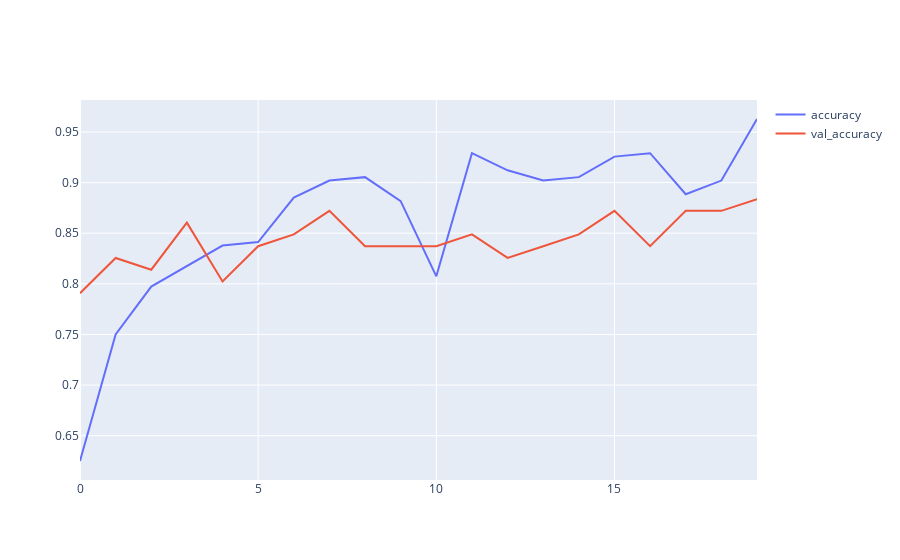
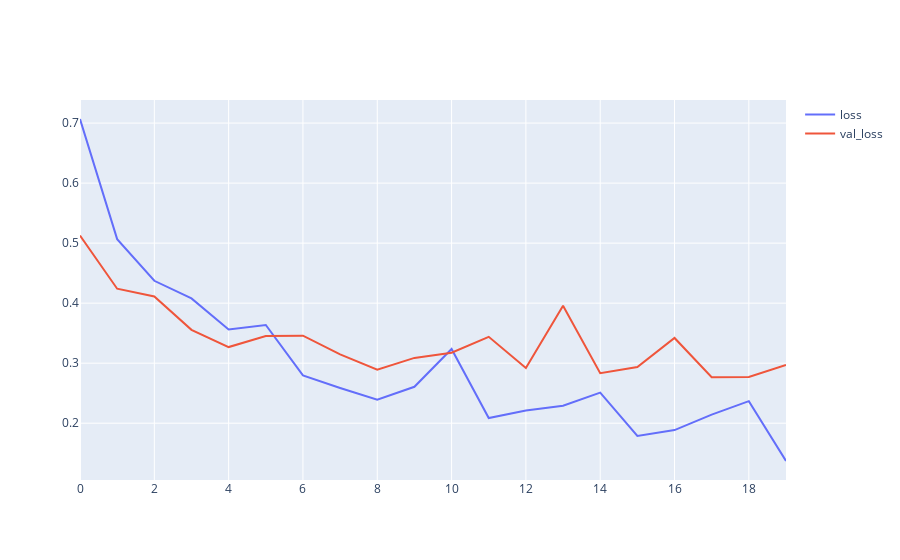

The cell these charts' notebook holds for them, in order:
### Code cell
def draw_history(history):
    fig1 = go.Figure()
    fig1.add_trace(go.Scatter(x=history.epoch, y=history.history['accuracy'], name="accuracy"))
    fig1.add_trace(go.Scatter(x=history.epoch, y=history.history['val_accuracy'], name="val_accuracy"))
    fig1.show()

    fig2 = go.Figure()
    fig2.add_trace(go.Scatter(x=history.epoch, y=history.history['loss'], name="loss"))
    fig2.add_trace(go.Scatter(x=history.epoch, y=history.history['val_loss'], name="val_loss"))
    fig2.show()


draw_history(history)

### Figure 1 — Plotly figure (JSON) as saved in the notebook; plotly's stock layout.template omitted (floating-point values rounded to 4 significant figures)
{"data": [{"name": "accuracy", "x": [0, 1, 2, 3, 4, 5, 6, 7, 8, 9, 10, 11, 12, 13, 14, 15, 16, 17, 18, 19], "y": [0.625, 0.75, 0.7973, 0.8176, 0.8378, 0.8412, 0.8851, 0.902, 0.9054, 0.8818, 0.8074, 0.9291, 0.9122, 0.902, 0.9054, 0.9257, 0.9291, 0.8885, 0.902, 0.9628], "type": "scatter"}, {"name": "val_accuracy", "x": [0, 1, 2, 3, 4, 5, 6, 7, 8, 9, 10, 11, 12, 13, 14, 15, 16, 17, 18, 19], "y": [0.7907, 0.8256, 0.814, 0.8605, 0.8023, 0.8372, 0.8488, 0.8721, 0.8372, 0.8372, 0.8372, 0.8488, 0.8256, 0.8372, 0.8488, 0.8721, 0.8372, 0.8721, 0.8721, 0.8837], "type": "scatter"}], "layout": {}}

### Figure 2 — Plotly figure (JSON) as saved in the notebook; plotly's stock layout.template omitted (floating-point values rounded to 4 significant figures)
{"data": [{"name": "loss", "x": [0, 1, 2, 3, 4, 5, 6, 7, 8, 9, 10, 11, 12, 13, 14, 15, 16, 17, 18, 19], "y": [0.7068, 0.5066, 0.4373, 0.4079, 0.3562, 0.3635, 0.2797, 0.2586, 0.2391, 0.2607, 0.3237, 0.2086, 0.221, 0.2292, 0.2511, 0.1787, 0.1885, 0.2144, 0.2368, 0.137], "type": "scatter"}, {"name": "val_loss", "x": [0, 1, 2, 3, 4, 5, 6, 7, 8, 9, 10, 11, 12, 13, 14, 15, 16, 17, 18, 19], "y": [0.5128, 0.424, 0.4111, 0.3555, 0.3268, 0.3451, 0.3458, 0.3147, 0.2893, 0.3088, 0.3175, 0.3439, 0.292, 0.3958, 0.2832, 0.2935, 0.342, 0.2767, 0.277, 0.2969], "type": "scatter"}], "layout": {}}
